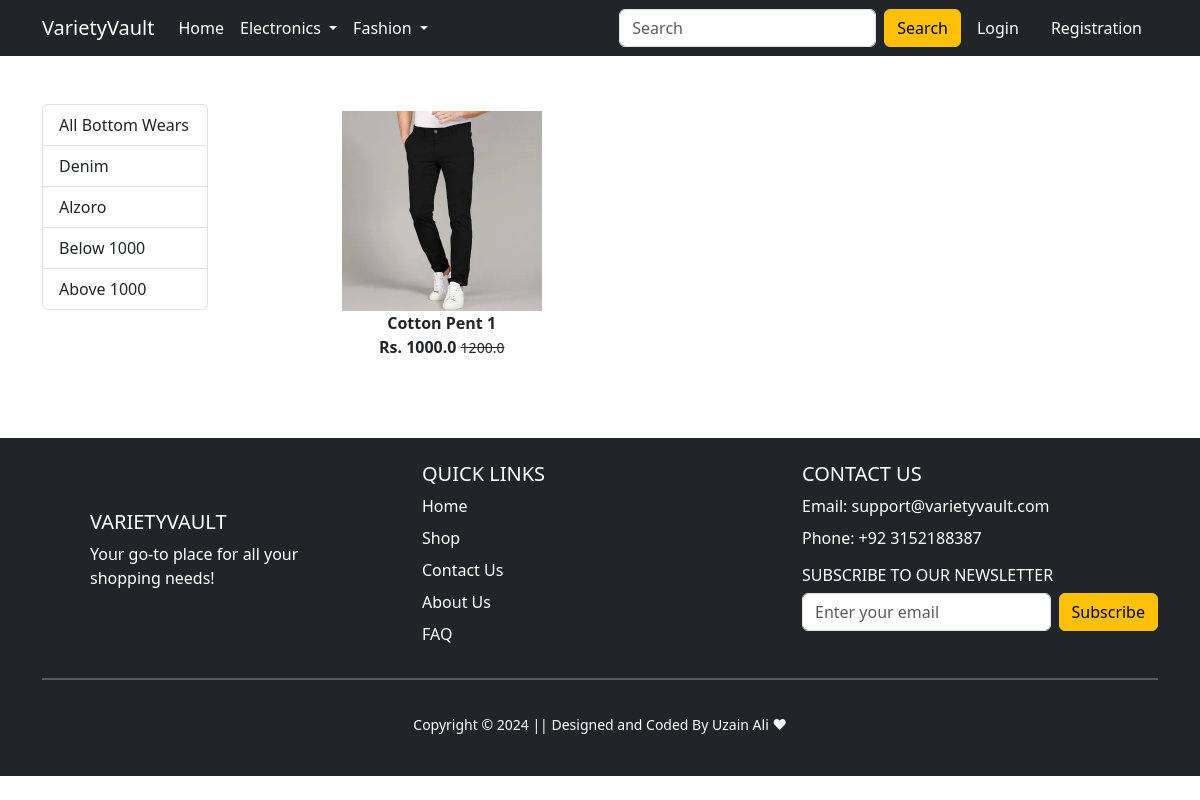
The app's page /bottomwear/ with its own data.
### app/models.py (models this page shows, shortened)
class Product(models.Model):
    title = models.CharField(max_length=100)
    selling_price = models.FloatField()
    discounted_price = models.FloatField()
    description = models.TextField()
    brand = models.CharField(max_length=100)
    category = models.CharField(choices=CATEGORY_CHOICES,max_length=100)
    product_image = models.ImageField(upload_to='productimg')
    class Meta:
        db_table = "product"

### app/views.py (the view)
# urls.py: path('bottomwear/', views.bottomwear, name='bottomwear'),
def bottomwear(request, data=None):
    totalitem = 0
    if request.user.is_authenticated:
      totalitem = len(Cart.objects.filter(user=request.user))
    if data == None:
      bottomwears = Product.objects.filter(category = 'BW')
    elif data == "Denim" or data == "Alzoro":
      bottomwears = Product.objects.filter(category = 'BW').filter(brand = data)
    elif data == 'below':
      bottomwears = Product.objects.filter(category = 'BW').filter(discounted_price__lt=1000)
    elif data == 'above':
      bottomwears = Product.objects.filter(category = 'BW').filter(discounted_price__gt=1000)
    return render(request, 'app/bottomwear.html', {'bottomwears':bottomwears, 'totalitem':totalitem})

### app/templates/app/bottomwear.html (shortened to what this page needs)
{% extends 'app/base.html' %}
{% load static %}
{% block main-content %}
<div class="container my-5">
 <div class="row">
  <div class="col-sm-2">
   <div class="list-group">
        <a href="{% url 'bottomwear' %}" class="list-group-item list-group-item-action" aria-current="true">All Bottom Wears</a>
        <a href="{% url 'bottomweardata' 'Denim'%}" class="list-group-item list-group-item-action" aria-current="true">Denim</a>
        <a href="{% url 'bottomweardata' 'Alzoro'%}" class="list-group-item list-group-item-action" aria-current="true">Alzoro</a>
        <a href="{% url 'bottomweardata' 'below'%}" class="list-group-item list-group-item-action" aria-current="true">Below 1000</a>
        <a href="{% url 'bottomweardata' 'above'%}" class="list-group-item list-group-item-action" aria-current="true">Above 1000</a>
   </div>
  </div>
  <div class="col-sm-8 offset-sm-1">
    <div class="row">
        {% for product  in bottomwears %}
        <div class="col-sm-4 text-center mb-4">
            <a href="{% url 'product-detail' product.id %}" class="btn">
                <div class="item">
                    <img src="{{product.product_image.url}}" alt="" height="200px" width="200px" class="img">
                    <div class="fw-bold">{{product.title}}</div>
                    <div class="fw-bold">Rs. {{product.discounted_price}}
                        <small class="fw-light text-decoration-line-through">{{product.selling_price}}</small>
                    </div>
                </div>
            </a>
        </div>
        {% endfor %}
    </div>
  </div>
 </div>
</div>
{% endblock main-content %}

### records on screen
Product: product_image (picture), title "Cotton Pent 1", discounted_price "1000.0", selling_price "1200.0"
